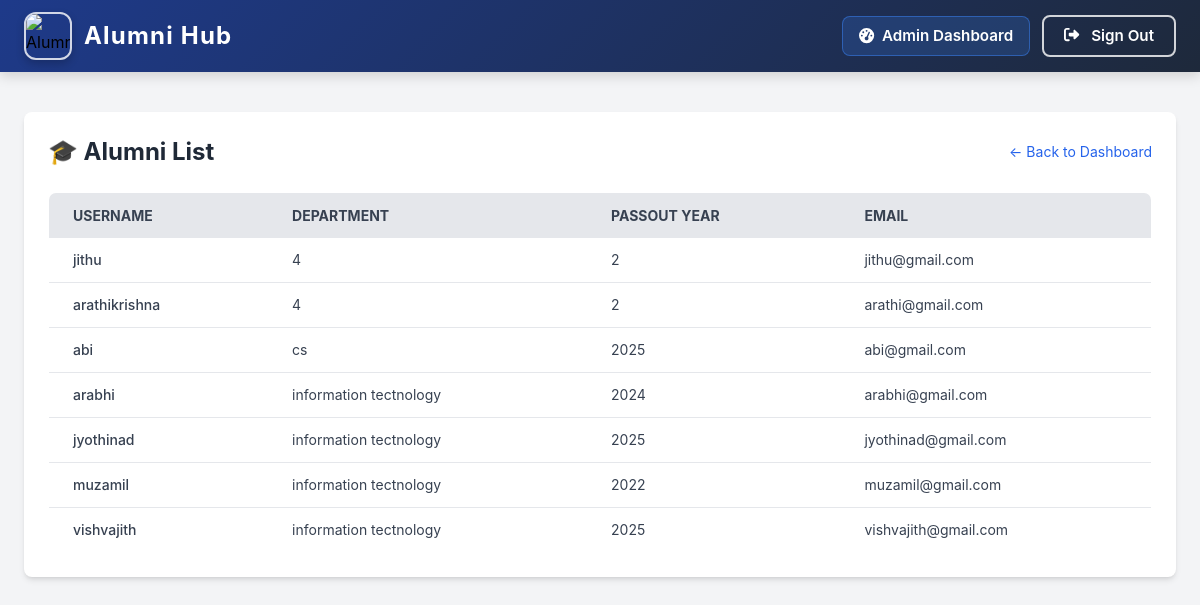
The page /alumni/ (signed in) on the database its author committed.
### myapp/models.py (models this page shows, shortened)
class AlumniProfile(models.Model):
    user = models.OneToOneField(User, on_delete=models.CASCADE, related_name='alumni_profile')
    company = models.CharField(max_length=255, blank=True, null=True)
    job_title = models.CharField(max_length=255, blank=True, null=True)
    graduation_year = models.PositiveIntegerField(default=2025)
    linkedin = models.URLField(blank=True, null=True)
    profile_picture = models.ImageField(upload_to='profile_pics/', blank=True, null=True)
    department = models.CharField(max_length=100)  # <- Make sure this exists
    passout_year = models.IntegerField(default=2025)           # <- And this too

class User(AbstractUser):
    is_alumni = models.BooleanField(default=False)
    is_student = models.BooleanField(default=False)
    groups = models.ManyToManyField(Group, related_name="custom_user_groups", blank=True)
    user_permissions = models.ManyToManyField(Permission, related_name="custom_user_permissions", blank=True)

### myapp/views.py (the view)
# urls.py: path('alumni/', admin_alumni_list, name='admin_alumni_list'),
@user_passes_test(is_admin)
@login_required(login_url='signin')
def admin_alumni_list(request):
    alumni = AlumniProfile.objects.all()
    return render(request, 'alumni_list.html', {'alumni': alumni})

### myapp/views.py (called while the page is built)
def is_admin(user):
    return user.is_staff

### templates/alumni_list.html
{% extends "home.html" %}
{% block content %}
{% include "navbar.html" %}
<section class="min-h-screen bg-gray-100 py-10 px-4">
    <div class="max-w-6xl mx-auto bg-white shadow-md rounded-lg p-6">
        <div class="flex items-center justify-between mb-6">
            <h2 class="text-2xl font-bold text-gray-800">🎓 Alumni List</h2>
            <a href="{% url 'admin_dashboard' %}" class="text-blue-600 hover:underline text-sm">← Back to Dashboard</a>
        </div>
        <div class="overflow-x-auto">
            <table class="min-w-full bg-white border border-gray-200 rounded-lg overflow-hidden">
                <thead class="bg-gray-200 text-gray-700 uppercase text-sm leading-normal">
                    <tr>
                        <th class="py-3 px-6 text-left">Username</th>
                        <th class="py-3 px-6 text-left">Department</th>
                        <th class="py-3 px-6 text-left">Passout Year</th>
                        <th class="py-3 px-6 text-left">Email</th>
                    </tr>
                </thead>
                <tbody class="text-gray-700 text-sm divide-y divide-gray-200">
                    {% for alumni in alumni %}
                        <tr class="hover:bg-gray-50 transition-all duration-200">
                            <td class="py-3 px-6 font-medium">{{ alumni.user.username }}</td>
                            <td class="py-3 px-6">{{ alumni.department }}</td>
                            <td class="py-3 px-6">{{ alumni.passout_year }}</td>
                            <td class="py-3 px-6">{{ alumni.user.email }}</td>
                        </tr>
                    {% empty %}
                        <tr>
                            <td colspan="4" class="text-center py-6 text-gray-500">No alumni found.</td>
                        </tr>
                    {% endfor %}
                </tbody>
            </table>
        </div>
    </div>
</section>
{% endblock %}

### templates/navbar.html (style rules this page uses)
body { font-family: 'Inter', sans-serif; margin: 0; padding: 0; }

### rows shown on the page
AlumniProfile: user.username "jithu", department "4", passout_year "2", user.email "jithu@gmail.com"
AlumniProfile: user.username "arathikrishna", department "4", passout_year "2", user.email "arathi@gmail.com"
AlumniProfile: user.username "abi", department "cs", passout_year "2025", user.email "abi@gmail.com"
AlumniProfile: user.username "arabhi", department "information tectnology", passout_year "2024", user.email "arabhi@gmail.com"
AlumniProfile: user.username "jyothinad", department "information tectnology", passout_year "2025", user.email "jyothinad@gmail.com"
AlumniProfile: user.username "muzamil", department "information tectnology", passout_year "2022", user.email "muzamil@gmail.com"
AlumniProfile: user.username "vishvajith", department "information tectnology", passout_year "2025", user.email "vishvajith@gmail.com"
